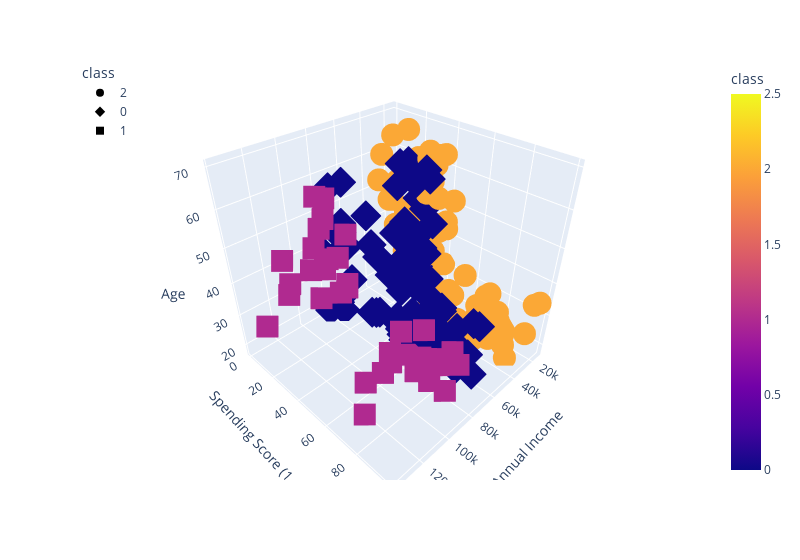

Source (notebook cell):
### Code cell
test_cluster_amount(df_shopping, 3)

### Figure 1 — Plotly figure (JSON) as saved in the notebook; plotly's stock layout.template omitted (floating-point values rounded to 4 significant figures)
{"data": [{"hovertemplate": "class=%{marker.color}<br>Annual Income=%{x}<br>Spending Score (1-100)=%{y}<br>Age=%{z}<extra></extra>", "legendgroup": "2", "marker": {"color": [2, 2, 2, 2, 2, 2, 2, 2, 2, 2, 2, 2, 2, 2, 2, 2, 2, 2, 2, 2, 2, 2, 2, 2, 2, 2, 2, 2, 2, 2, 2, 2, 2, 2, 2, 2, 2, 2, 2, 2, 2, 2, 2, 2, 2, 2, 2, 2, 2, 2, 2, 2, 2, 2, 2, 2, 2, 2, 2, 2, 2, 2, 2, 2, 2, 2, 2, 2, 2, 2, 2, 2, 2, 2], "coloraxis": "coloraxis", "symbol": "circle"}, "mode": "markers", "name": "2", "scene": "scene", "showlegend": true, "type": "scatter3d", "x": [15000, 15000, 16000, 16000, 17000, 17000, 18000, 18000, 19000, 19000, 19000, 19000, 20000, 20000, 20000, 20000, 21000, 21000, 23000, 23000, 24000, 24000, 25000, 25000, 28000, 28000, 28000, 28000, 29000, 29000, 30000, 30000, 33000, 33000, 33000, 33000, 34000, 34000, 37000, 37000, 38000, 38000, 39000, 39000, 39000, 39000, 40000, 40000, 40000, 40000, 42000, 42000, 43000, 43000, 43000, 43000, 44000, 44000, 46000, 46000, 46000, 46000, 47000, 47000, 48000, 48000, 48000, 48000, 48000, 48000, 49000, 49000, 50000, 50000], "y": [39, 81, 6, 77, 40, 76, 6, 94, 3, 72, 14, 99, 15, 77, 13, 79, 35, 66, 29, 98, 35, 73, 5, 73, 14, 82, 32, 61, 31, 87, 4, 73, 4, 92, 14, 81, 17, 73, 26, 75, 35, 92, 36, 61, 28, 65, 55, 47, 42, 42, 52, 60, 54, 60, 45, 41, 50, 46, 51, 46, 56, 55, 52, 59, 51, 59, 50, 48, 59, 47, 55, 42, 49, 56], "z": [19, 21, 20, 23, 31, 22, 35, 23, 64, 30, 67, 35, 58, 24, 37, 22, 35, 20, 52, 35, 35, 25, 46, 31, 54, 29, 45, 35, 40, 23, 60, 21, 53, 18, 49, 21, 42, 30, 36, 20, 65, 24, 48, 31, 49, 24, 50, 27, 29, 31, 49, 33, 31, 59, 50, 47, 51, 69, 27, 53, 70, 19, 67, 54, 63, 18, 43, 68, 19, 32, 70, 47, 60, 60]}, {"hovertemplate": "class=%{marker.color}<br>Annual Income=%{x}<br>Spending Score (1-100)=%{y}<br>Age=%{z}<extra></extra>", "legendgroup": "0", "marker": {"color": [0, 0, 0, 0, 0, 0, 0, 0, 0, 0, 0, 0, 0, 0, 0, 0, 0, 0, 0, 0, 0, 0, 0, 0, 0, 0, 0, 0, 0, 0, 0, 0, 0, 0, 0, 0, 0, 0, 0, 0, 0, 0, 0, 0, 0, 0, 0, 0, 0, 0, 0, 0, 0, 0, 0, 0, 0, 0, 0, 0, 0, 0, 0, 0, 0, 0, 0, 0, 0, 0, 0, 0, 0, 0, 0, 0, 0, 0, 0, 0, 0, 0, 0, 0, 0, 0, 0, 0, 0, 0], "coloraxis": "coloraxis", "symbol": "diamond"}, "mode": "markers", "name": "0", "scene": "scene", "showlegend": true, "type": "scatter3d", "x": [54000, 54000, 54000, 54000, 54000, 54000, 54000, 54000, 54000, 54000, 54000, 54000, 57000, 57000, 58000, 58000, 59000, 59000, 60000, 60000, 60000, 60000, 60000, 60000, 61000, 61000, 62000, 62000, 62000, 62000, 62000, 62000, 63000, 63000, 63000, 63000, 63000, 63000, 64000, 64000, 65000, 65000, 65000, 65000, 67000, 67000, 67000, 67000, 69000, 69000, 70000, 70000, 71000, 71000, 71000, 71000, 71000, 71000, 72000, 72000, 73000, 73000, 73000, 73000, 74000, 74000, 75000, 75000, 76000, 76000, 77000, 77000, 77000, 77000, 78000, 78000, 78000, 78000, 78000, 78000, 78000, 78000, 78000, 78000, 78000, 78000, 79000, 79000, 81000, 81000], "y": [47, 54, 53, 48, 52, 42, 51, 55, 41, 44, 57, 46, 58, 55, 60, 46, 55, 41, 49, 40, 42, 52, 47, 50, 42, 49, 41, 48, 59, 55, 56, 42, 50, 46, 43, 48, 52, 54, 42, 46, 48, 50, 43, 59, 43, 57, 56, 40, 58, 91, 29, 77, 35, 95, 11, 75, 9, 75, 34, 71, 5, 88, 7, 73, 10, 72, 5, 93, 40, 87, 12, 97, 36, 74, 22, 90, 17, 88, 20, 76, 16, 89, 1, 78, 1, 73, 35, 83, 5, 93], "z": [59, 26, 45, 40, 23, 49, 57, 38, 67, 46, 21, 48, 55, 22, 34, 50, 68, 18, 48, 40, 32, 24, 47, 27, 48, 20, 23, 49, 67, 26, 49, 21, 66, 54, 68, 66, 65, 19, 38, 19, 18, 19, 63, 49, 51, 50, 27, 38, 40, 39, 23, 31, 43, 40, 59, 38, 47, 39, 25, 31, 20, 29, 44, 32, 19, 35, 57, 32, 28, 32, 25, 28, 48, 32, 34, 34, 43, 39, 44, 38, 47, 27, 37, 30, 34, 30, 56, 29, 19, 31]}, {"hovertemplate": "class=%{marker.color}<br>Annual Income=%{x}<br>Spending Score (1-100)=%{y}<br>Age=%{z}<extra></extra>", "legendgroup": "1", "marker": {"color": [1, 1, 1, 1, 1, 1, 1, 1, 1, 1, 1, 1, 1, 1, 1, 1, 1, 1, 1, 1, 1, 1, 1, 1, 1, 1, 1, 1, 1, 1, 1, 1, 1, 1, 1, 1], "coloraxis": "coloraxis", "symbol": "square"}, "mode": "markers", "name": "1", "scene": "scene", "showlegend": true, "type": "scatter3d", "x": [85000, 85000, 86000, 86000, 87000, 87000, 87000, 87000, 87000, 87000, 88000, 88000, 88000, 88000, 93000, 93000, 97000, 97000, 98000, 98000, 99000, 99000, 101000, 101000, 103000, 103000, 103000, 103000, 113000, 113000, 120000, 120000, 126000, 126000, 137000, 137000], "y": [26, 75, 20, 95, 27, 63, 13, 75, 10, 92, 13, 86, 15, 69, 14, 90, 32, 86, 15, 88, 39, 97, 24, 68, 17, 85, 23, 69, 8, 91, 16, 79, 28, 74, 18, 83], "z": [50, 36, 42, 33, 36, 32, 40, 28, 36, 36, 52, 30, 58, 27, 59, 35, 37, 32, 46, 29, 41, 30, 54, 28, 41, 36, 34, 32, 33, 38, 47, 35, 45, 32, 32, 30]}], "layout": {"coloraxis": {"colorbar": {"title": {"text": "class"}}, "colorscale": [[0, "#0d0887"], [0.1111, "#46039f"], [0.2222, "#7201a8"], [0.3333, "#9c179e"], [0.4444, "#bd3786"], [0.5556, "#d8576b"], [0.6667, "#ed7953"], [0.7778, "#fb9f3a"], [0.8889, "#fdca26"], [1, "#f0f921"]]}, "legend": {"title": {"text": "class"}, "tracegroupgap": 0, "x": 0, "y": 1}, "margin": {"t": 60}, "scene": {"domain": {"x": [0, 1], "y": [0, 1]}, "xaxis": {"title": {"text": "Annual Income"}}, "yaxis": {"title": {"text": "Spending Score (1-100)"}}, "zaxis": {"title": {"text": "Age"}}}, "width": 800}}
